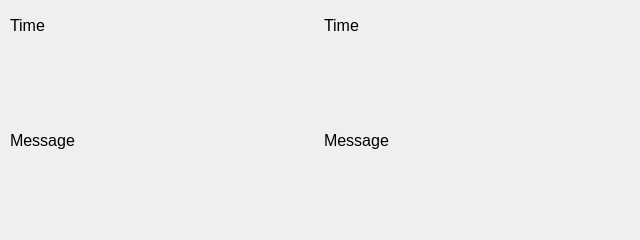
<?xml version="1.0" encoding="UTF-8"?>
<ui version="4.0">
 <class>main_form</class>
 <widget class="QWidget" name="main_form">
  <property name="geometry">
   <rect>
    <x>0</x>
    <y>0</y>
    <width>640</width>
    <height>240</height>
   </rect>
  </property>
  <property name="minimumSize">
   <size>
    <width>160</width>
    <height>120</height>
   </size>
  </property>
  <property name="maximumSize">
   <size>
    <width>1280</width>
    <height>720</height>
   </size>
  </property>
  <property name="windowTitle">
   <string>Communicator</string>
  </property>
  <widget class="QWidget" name="horizontalLayoutWidget">
   <property name="geometry">
    <rect>
     <x>10</x>
     <y>10</y>
     <width>621</width>
     <height>31</height>
    </rect>
   </property>
   <layout class="QHBoxLayout" name="horizontalLayout">
    <item>
     <widget class="QLabel" name="label_time_saver">
      <property name="maximumSize">
       <size>
        <width>16777215</width>
        <height>300</height>
       </size>
      </property>
      <property name="font">
       <font>
        <pointsize>12</pointsize>
       </font>
      </property>
      <property name="text">
       <string>Time</string>
      </property>
     </widget>
    </item>
    <item>
     <widget class="QLabel" name="label_time_sender">
      <property name="maximumSize">
       <size>
        <width>626</width>
        <height>300</height>
       </size>
      </property>
      <property name="font">
       <font>
        <pointsize>12</pointsize>
       </font>
      </property>
      <property name="text">
       <string>Time</string>
      </property>
     </widget>
    </item>
   </layout>
  </widget>
  <widget class="QWidget" name="horizontalLayoutWidget_2">
   <property name="geometry">
    <rect>
     <x>10</x>
     <y>50</y>
     <width>621</width>
     <height>181</height>
    </rect>
   </property>
   <layout class="QHBoxLayout" name="horizontalLayout_2">
    <item>
     <widget class="QLabel" name="label_message_saver">
      <property name="font">
       <font>
        <pointsize>12</pointsize>
       </font>
      </property>
      <property name="text">
       <string>Message</string>
      </property>
     </widget>
    </item>
    <item>
     <widget class="QLabel" name="label_message_sender">
      <property name="font">
       <font>
        <pointsize>12</pointsize>
       </font>
      </property>
      <property name="text">
       <string>Message</string>
      </property>
     </widget>
    </item>
   </layout>
  </widget>
 </widget>
 <resources/>
 <connections/>
</ui>
